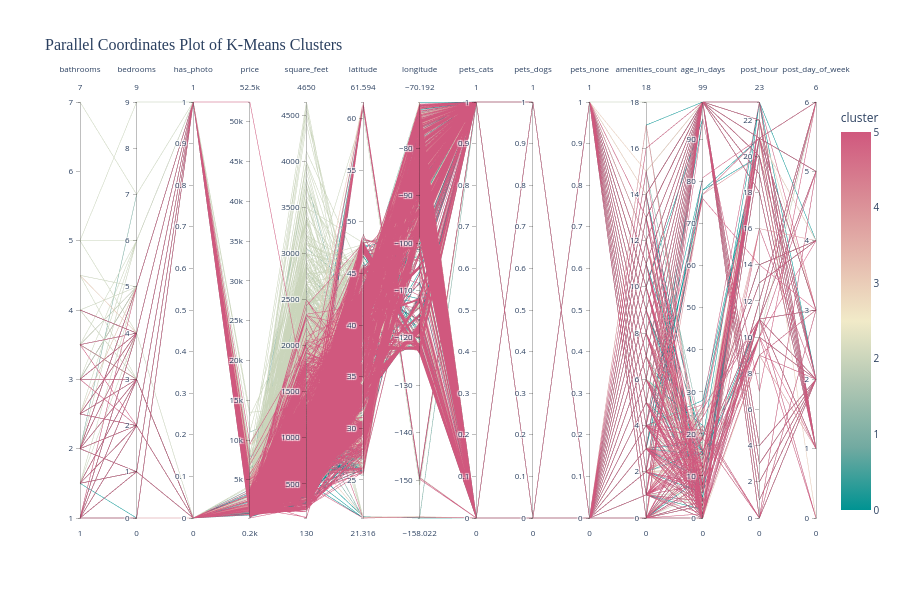

Notebook code for this chart:
### Markdown cell above
## Clustering Visualization

### Code cell
# Parallel Coordinates Plot
print("Creating Parallel Coordinates plot...")

try:
    # Get original unscaled data for better interpretation
    df_analysis_unscaled = df.iloc[df_no_outliers.index].reset_index(drop=True)
    df_analysis_unscaled["cluster"] = cluster_labels
    
    # Select dimensions (exclude cluster column)
    dimensions_list = [col for col in df_analysis_unscaled.columns if col != "cluster"]
    
    # Create interactive plot
    fig = px.parallel_coordinates(
        df_analysis_unscaled,
        color="cluster",
        dimensions=dimensions_list,
        title="Parallel Coordinates Plot of K-Means Clusters",
        color_continuous_scale=px.colors.diverging.Tealrose,
    )
    
    fig.update_layout(
        font=dict(size=10),
        title_font=dict(size=16, family="Arial Black"),
        height=600
    )
    
    fig.show()
    
    # Save plot
    fig.write_image(IMAGES_PATH / "parallel_coordinates.png")
    print(f"✓ Saved plot to: {IMAGES_PATH / 'parallel_coordinates.png'}")
    
except Exception as e:
    print(f"⚠ Error creating parallel coordinates plot: {e}")
    print("Note: Install 'kaleido' package if image export fails:"
          "\n  pip install kaleido")

### Figure 1 — Plotly figure (JSON) as saved in the notebook; plotly's stock layout.template omitted (floating-point values rounded to 4 significant figures; data arrays with more than 128 entries replaced by an {"elided": "..."} marker saying what was removed)
{"data": [{"dimensions": [{"label": "bathrooms", "values": {"elided": "9193 float values"}}, {"label": "bedrooms", "values": {"elided": "9193 int values"}}, {"label": "has_photo", "values": {"elided": "9193 int values"}}, {"label": "price", "values": {"elided": "9193 int values"}}, {"label": "square_feet", "values": {"elided": "9193 int values"}}, {"label": "latitude", "values": {"elided": "9193 float values"}}, {"label": "longitude", "values": {"elided": "9193 float values"}}, {"label": "pets_cats", "values": {"elided": "9193 int values"}}, {"label": "pets_dogs", "values": {"elided": "9193 int values"}}, {"label": "pets_none", "values": {"elided": "9193 int values"}}, {"label": "amenities_count", "values": {"elided": "9193 int values"}}, {"label": "age_in_days", "values": {"elided": "9193 int values"}}, {"label": "post_hour", "values": {"elided": "9193 int values"}}, {"label": "post_day_of_week", "values": {"elided": "9193 int values"}}], "domain": {"x": [0, 1], "y": [0, 1]}, "line": {"color": {"elided": "9193 int values"}, "coloraxis": "coloraxis"}, "name": "", "type": "parcoords"}], "layout": {"coloraxis": {"colorbar": {"title": {"text": "cluster"}}, "colorscale": [[0, "rgb(0, 147, 146)"], [0.1667, "rgb(114, 170, 161)"], [0.3333, "rgb(177, 199, 179)"], [0.5, "rgb(241, 234, 200)"], [0.6667, "rgb(229, 185, 173)"], [0.8333, "rgb(217, 137, 148)"], [1, "rgb(208, 88, 126)"]]}, "font": {"size": 10}, "height": 600, "legend": {"tracegroupgap": 0}, "title": {"font": {"family": "Arial Black", "size": 16}, "text": "Parallel Coordinates Plot of K-Means Clusters"}}}
